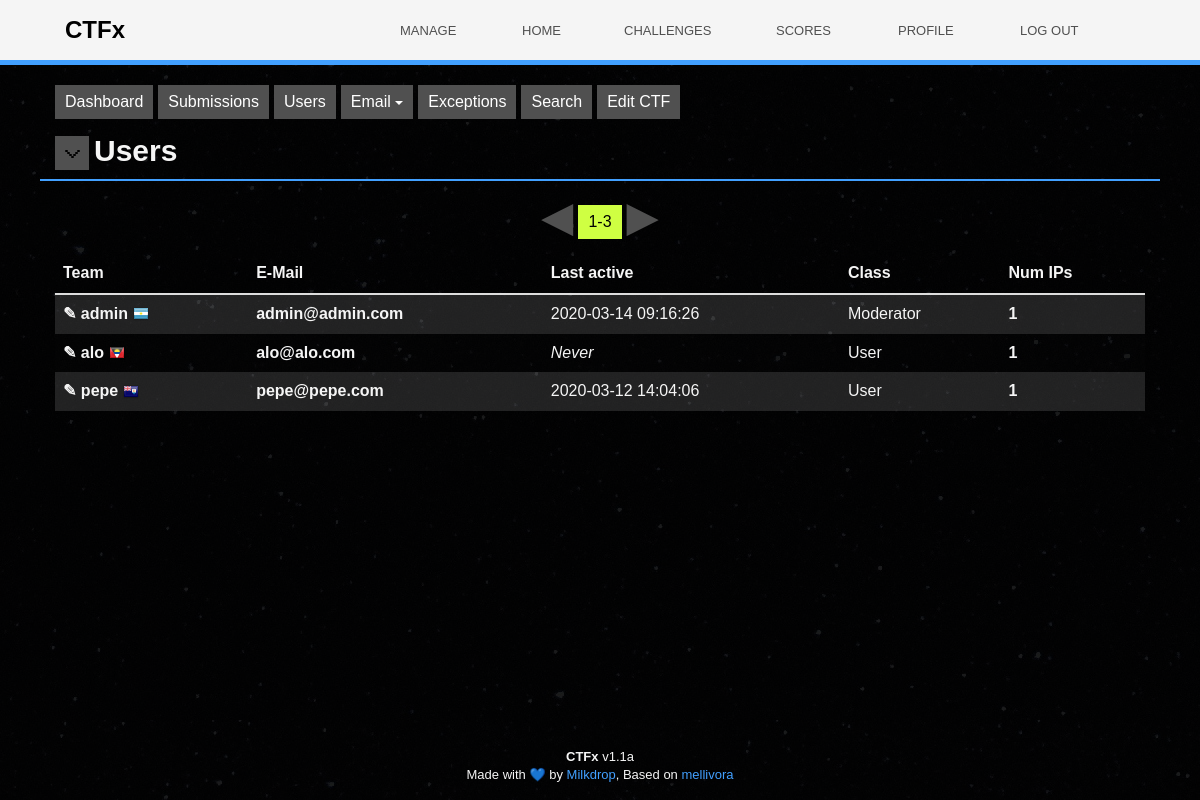
The page /admin/users.php (signed in) on the database its author committed.
### tables this page shows
CREATE TABLE users (
  id int(10) unsigned NOT NULL AUTO_INCREMENT,
  email varchar(255) NOT NULL,
  team_name varchar(255) NOT NULL,
  added int(10) unsigned NOT NULL,
  last_active int(10) unsigned NOT NULL DEFAULT '0',
  passhash varchar(255) NOT NULL,
  download_key char(64) NOT NULL,
  class tinyint(4) NOT NULL DEFAULT '0',
  enabled tinyint(1) NOT NULL DEFAULT '1',
  user_type tinyint(3) unsigned NOT NULL DEFAULT '0',
  competing tinyint(1) NOT NULL DEFAULT '1',
  country_id smallint(5) unsigned NOT NULL,
  2fa_status enum('disabled','generated','enabled') NOT NULL DEFAULT 'disabled',
  PRIMARY KEY (id),
  UNIQUE KEY email (email),
  UNIQUE KEY team_name (team_name),
  UNIQUE KEY (download_key)
);

### htdocs/admin/users.php (the view, shortened to what the rows shown need)
<?php
head('Users');
section_title ('Users');
echo '<table id="files" class="table table-striped table-hover">
      <thead>
        <tr>
          <th>Team</th>
          <th>E-Mail</th>
          <th>Last active</th>
          <th class="center">Class</th>
          <th class="center">Num IPs</th>
        </tr>
      </thead>
      <tbody>';
$values = array();
$search_for = array_get($_GET, 'search_for');
$from = get_pager_from($_GET);
$results_per_page = 100;
$users = db_query_fetch_all('
    SELECT
       u.id,
       u.email,
       u.team_name,
       u.added,
       u.last_active,
       u.class,
       u.enabled,
       u.competing,
       co.country_name,
       co.country_code,
       COUNT(ipl.id) AS num_ips
    FROM users AS u
    LEFT JOIN ip_log AS ipl ON ipl.user_id = u.id
    LEFT JOIN countries AS co ON co.id = u.country_id
    '.($search_for ? 'WHERE u.team_name LIKE :search_for_team_name OR u.email LIKE :search_for_email' : '').'
    GROUP BY u.id
    ORDER BY u.team_name ASC
    LIMIT '.$from.', '.$results_per_page,
    $values
);
foreach($users as $user) {
    echo '
    <tr>
        <td>
            <a href="/admin/user.php?id=',htmlspecialchars($user['id']),'">✎ ',htmlspecialchars($user['team_name']),
            country_flag_link($user['country_name'], $user['country_code']);
            echo '</a>
        </td>
        <td><a href="/admin/new_email.php?to=',htmlspecialchars($user['email']),'">',htmlspecialchars($user['email']),'</a></td>
        <td>',($user['last_active'] ? date_time($user['last_active']) : '<i>Never</i>'),'</td>
        <td class="center">',user_class_name($user['class']),'</td>
        <td class="center"><a href="/admin/ip_log.php?user_id=',htmlspecialchars($user['id']),'">',number_format($user['num_ips']), '</a></td>
    </tr>
    ';
}
echo '
      </tbody>
    </table>
     ';
foot();

### include/layout/layout.inc.php (shortened to what the rows shown need)
<?php
function head($title = '') {
    echo '<!DOCTYPE html>
<html lang="en">
<head>
    <meta charset="utf-8">
    <title>',($title ? htmlspecialchars($title) . ' : ' : '') , Config::get('MELLIVORA_CONFIG_SITE_NAME'), ' - ', Config::get('MELLIVORA_CONFIG_SITE_SLOGAN'),'</title>
    <meta name="description" content="',Config::get('MELLIVORA_CONFIG_SITE_DESCRIPTION'),'">
    <meta name="author" content="">
    <link rel="icon" href="/img/favicon.png" type="image/png" />
    <link href="https://maxcdn.bootstrapcdn.com/bootstrap/3.3.5/css/bootstrap.min.css" rel="stylesheet">
    <link href="/css/mellivora.css" rel="stylesheet">';
    echo '
    </head>
    <body><div class="background"></div>';
    echo '
    <div class="page">
    <nav class="header" id="header">
        <div id="header-inner">
            <div id="header-logo">
                <a href="',Config::get('MELLIVORA_CONFIG_SITE_URL'),'">
                    <h3 id="site-logo-text">',Config::get('MELLIVORA_CONFIG_SITE_NAME'),'</h3>
                </a>
            </div>
            <div id="header-menu">
                <ul class="nav nav-pills pull-right" id="menu-main">';
                    echo '
                </ul>
            </div>
        </div>
    </nav>
    <div id="background-dots"></div>
    <div class="container" id="body-container">
        <div id="content-container">
        ';
}
function foot () {
    echo '</div>
</div>
<div id="footer">
    <b>CTFx</b> v1.1a<br>
	Made with &#x1f499; by <a href="https://gitlab.com/Milkdrop">Milkdrop</a>, Based on <a href="https://github.com/Nakiami/mellivora">mellivora</a>
</div>
</div>
<script src="https://ajax.googleapis.com/ajax/libs/jquery/1.9.1/jquery.min.js"></script>
<script src="https://netdna.bootstrapcdn.com/bootstrap/3.1.1/js/bootstrap.min.js"></script>
<audio id="audio-typewriter" src="/audio/typewriter.mp3"></audio>
<audio id="audio-navbar" src="/audio/navbar.mp3"></audio>
<audio id="audio-navclick" src="/audio/navclick.mp3"></audio>
<audio id="audio-footer-mouseover" src="/audio/footer_mouseover.mp3"></audio>
<audio id="audio-button-mouseover" src="/audio/button_mouseover.mp3"></audio>
<audio id="audio-button-click" src="/audio/button_click.mp3"></audio>
<audio id="audio-button-cancel-mouseover" src="/audio/button_cancel_mouseover.mp3"></audio>
<audio id="audio-button-cancel-click" src="/audio/button_cancel_click.mp3"></audio>
<audio id="audio-button-small-mouseover" src="/audio/button_small_mouseover.mp3"></audio>
<audio id="audio-button-small-click" src="/audio/button_small_click.mp3"></audio>
<audio id="audio-dropdown-open" src="/audio/dropdown_open.mp3"></audio>
<audio id="audio-checkbox-click" src="/audio/checkbox_click.mp3"></audio>
<script type="text/javascript" src="/js/mellivora.js"></script>
</body>
</html>';
}
function section_title ($title, $tagline = '', $decorator_color = "green") {
    echo '
    <div class="row">
        <div class="col-lg-12 page-header">
            <h2 class="typewriter">', title_decorator ($decorator_color), htmlspecialchars ($title),
            '<small>'.$tagline.'</small>','
            </h2>
        </div>
    </div>
    ';
}
function title_decorator ($color, $rotation = "0deg", $img = "arrow.png") {
    switch ($color) {
        case "green": $color = "#CFFF42"; break;
    }
    echo '<div class="title-decorator-container" style="transform: rotate(',$rotation,')">
        <div class="title-decorator" style="background-color:', htmlspecialchars ($color), '"></div>
        <div class="title-decorator title-decorator-gray"></div>
        <div class="title-decorator title-decorator-icon" style="background-image: url(\'/img/ui/',$img,'\')"></div>
    </div>';
}
function country_flag_link($country_name, $country_code, $return = false) {
    $country_name = htmlspecialchars($country_name);
    $country_code = htmlspecialchars($country_code);
    $flag_link = '<a class="country-flag" href="country?code='.htmlspecialchars($country_code).'">' .
        '<img src="/img/flags/'.$country_code.'.png" class="has-tooltip" data-toggle="tooltip" data-placement="right" alt="'.$country_code.'" title="'.$country_name.'"/>'.
    '</a>';
    echo $flag_link;
}

### rows shown on the page
users: team_name "admin", shows a picture, email "admin@admin.com", last_active "2020-03-14 09:16:26", class "Moderator", num_ips "1"
users: team_name "alo", shows a picture, email "alo@alo.com", last_active "Never", class "User", num_ips "1"
users: team_name "pepe", shows a picture, email "pepe@pepe.com", last_active "2020-03-12 14:04:06", class "User", num_ips "1"

### other values the page prints
Config::get('MELLIVORA_CONFIG_SITE_NAME') "CTFx"
lang_get('manage') "MANAGE"
lang_get('home') "HOME"
lang_get('challenges') "CHALLENGES"
lang_get('scores') "SCORES"
lang_get('profile') "PROFILE"
lang_get('log_out') "LOG OUT"
$name "Dashboard Submissions Users Exceptions Search Edit CTF"
$name "Email"
$title "Users"
min(1, $max) "1"
min($max, $per_page) "3"
